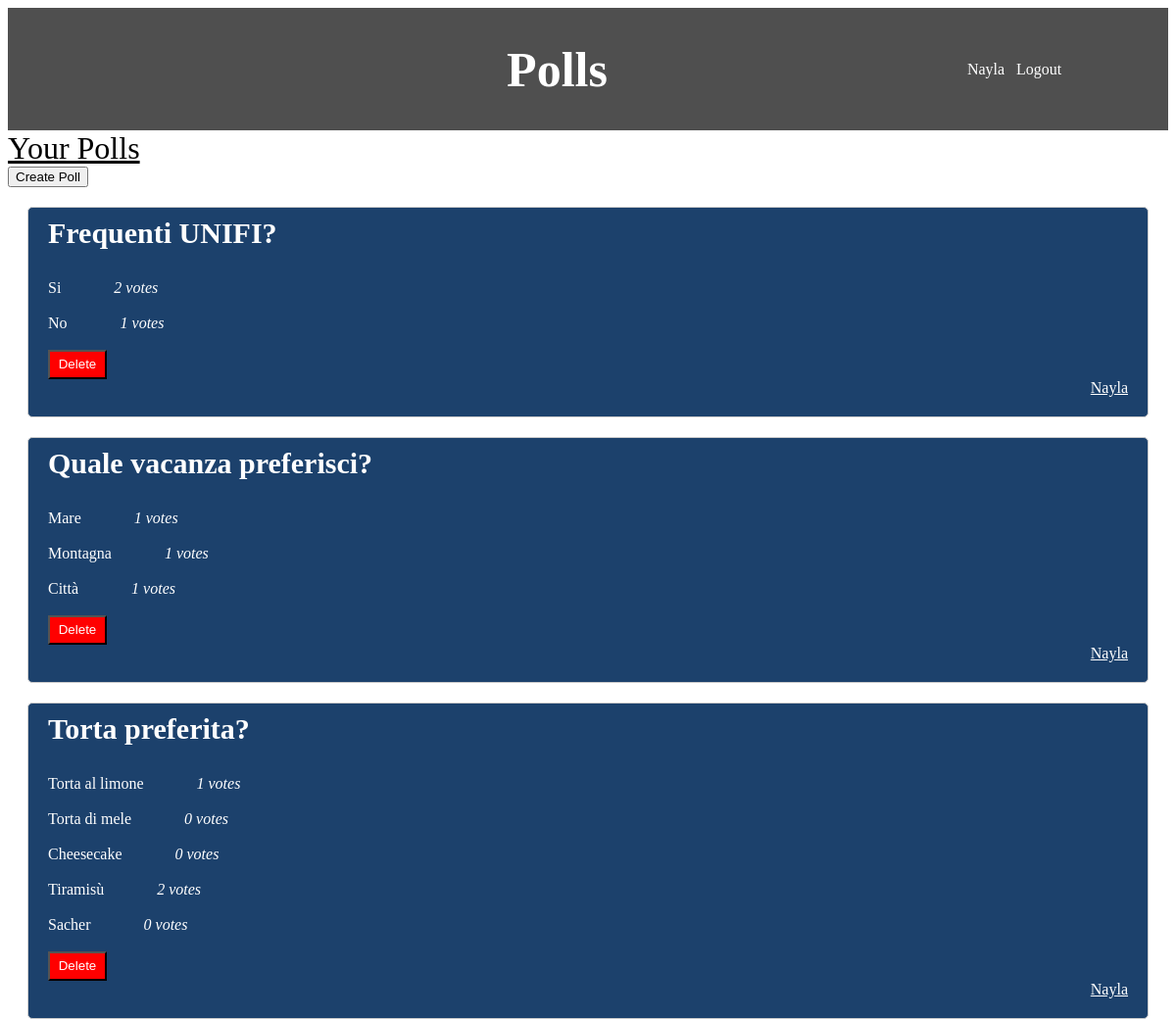
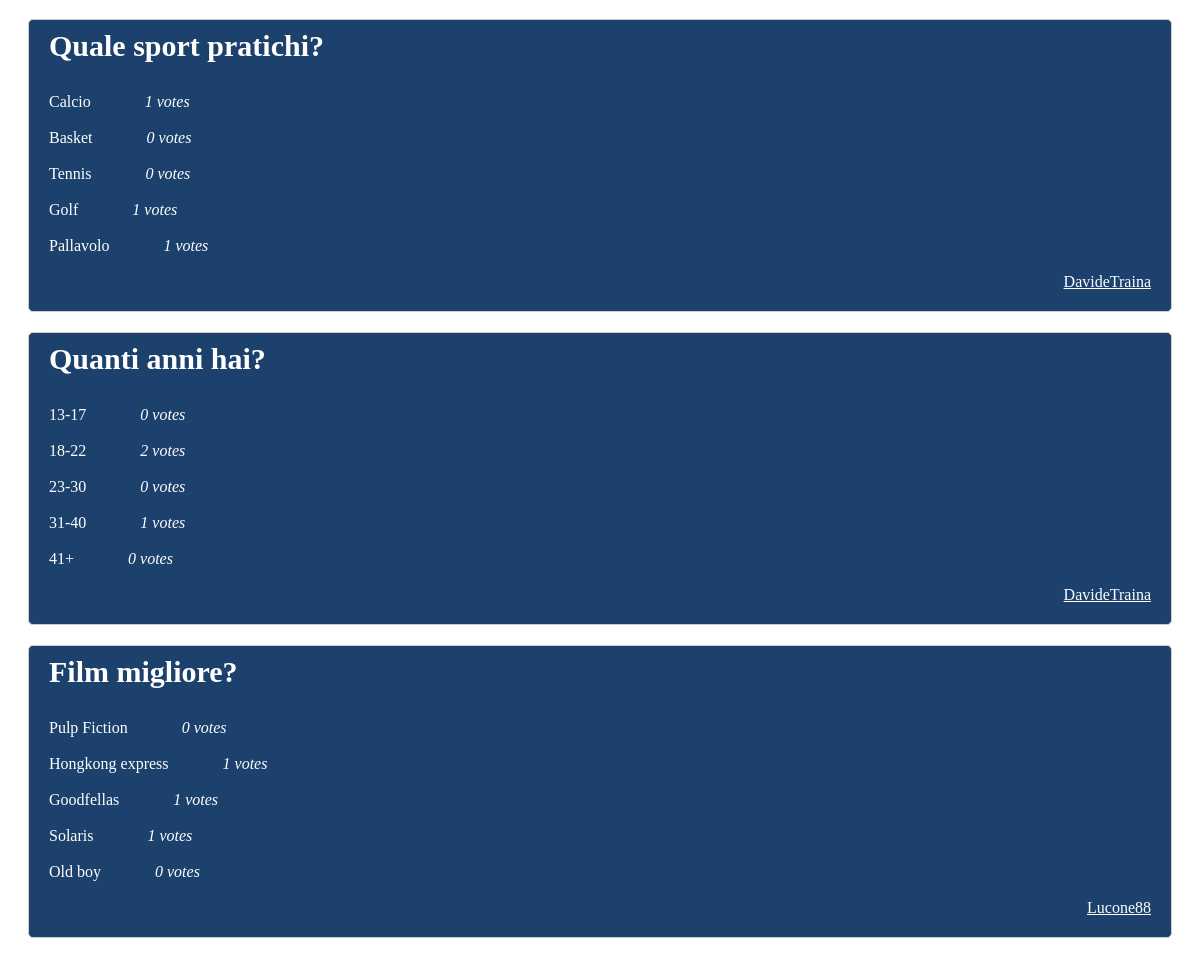
/dashboard/ (signed in), run on the app's committed database (2 pictures, top to bottom).
### polls_app/models.py (models this page shows, shortened)
class Poll(models.Model):
    id = models.AutoField(primary_key=True)
    title = models.CharField(max_length=100)
    user = models.ForeignKey(User, on_delete=models.CASCADE)
    responded_users = models.ManyToManyField(User, related_name='answered_polls', blank=True, default=None)

class Option(models.Model):
    text = models.CharField(max_length=200)
    poll = models.ForeignKey(Poll, related_name='option', on_delete=models.CASCADE)
    votes = models.IntegerField(default=0)

### polls_app/views.py (the view)
# urls.py: path('dashboard/', dashboard, name='Dashboard'),
def dashboard(request):
    polls = Poll.objects.all()
    return render(request, 'Dashboard.html', {'polls': polls})

### polls_app/templates/Dashboard.html (shortened to what this page needs)
<!DOCTYPE html>
<html>
    <head>
        <link rel="stylesheet" href="../static/style.css">
    </head>
    <body>
    <div class="navbar">
        <h1 class="main-title">Polls</h1>
        <p class="nav-item">{{ user.username }}</p>
        <a class="nav-item" href="{% url 'Login' %}">Logout</a>
    </div>
        <a href="{% url 'UserPolls' user.id %}" style="color: black; text-decoration: underline; font-size: xx-large">Your Polls</a>
    <br>
        <button>
            <a class="new-poll" href="{% url 'Poll_Creation' %}">Create Poll</a>
        </button>
        {% for poll in polls %}
            <div class="poll-view" style="background-color: rgb(28,65,108); color: white">
            <h3 class="poll-title">{{ poll.title }}</h3>
                {% for option in poll.option.all %}
                    <form method="POST" action="{% url 'vote' poll.id option.id %}">
                        <div>{{ option.text }}
                            <i class="votes" style="margin-left: 50px">{{ option.votes }} votes</i>
                        </div>
                        <br>
                    </form>
                {% endfor %}
                 {% if user == poll.user %}
                     <form method="POST" action="{% url 'Delete_poll' poll.id %}">
                        <button class="delete" style=" height: 30px; width: 60px; color: white; background-color: red;" type="submit">
                        Delete
                        </button>
                    </form>
                {% endif %}
                <a class="author" style="color: white; text-decoration: underline" href="{% url 'UserPolls' poll.user.id %}">{{ poll.user }}</a>
            </div>
        {% empty %}
            <p>No polls available.</p>
        {% endfor %}
    </body>
</html>

### polls_app/static/style.css (style rules this page uses)
.poll-view { margin: 20px; padding: 20px; border: 1px solid #ccc; border-radius: 5px; background-color: #2e353d }
.main-title { align-self: center; margin-left: 43%; margin-right: 30%; font-size: 50px; font-family:Algerian; }
.navbar { background-color: #4f4f4f; color: white; align-items: center; display: flex; }
.nav-item { margin-left: 1% }
a { color: white; text-decoration: none; }
.new-poll { color: black !important; }
.poll-title { font-size: 30px; margin-top: -1%; font-family: Calibri; }
.author { display: block; text-align: right; }

### data on the page
Poll: title "Frequenti UNIFI?", shows "Delete", user "Nayla"
Option: text "Si", votes "2"
Option: text "No", votes "1"
Poll: title "Quale vacanza preferisci?", shows "Delete", user "Nayla"
Option: text "Mare", votes "1"
Option: text "Montagna", votes "1"
Option: text "Città", votes "1"
Poll: title "Torta preferita?", shows "Delete", user "Nayla"
Option: text "Torta al limone", votes "1"
Option: text "Torta di mele", votes "0"
Option: text "Cheesecake", votes "0"
Option: text "Tiramisù", votes "2"
Option: text "Sacher", votes "0"
Poll: title "Quale sport pratichi?", user "DavideTraina"
Option: text "Calcio", votes "1"
Option: text "Basket", votes "0"
Option: text "Tennis", votes "0"
Option: text "Golf", votes "1"
Option: text "Pallavolo", votes "1"
Poll: title "Quanti anni hai?", user "DavideTraina"
Option: text "13-17", votes "0"
Option: text "18-22", votes "2"
Option: text "23-30", votes "0"
Option: text "31-40", votes "1"
Option: text "41+", votes "0"
Poll: title "Film migliore?", user "Lucone88"
Option: text "Pulp Fiction", votes "0"
Option: text "Hongkong express", votes "1"
Option: text "Goodfellas", votes "1"
Option: text "Solaris", votes "1"
Option: text "Old boy", votes "0"

### other printed values
{{ user.username }} "Nayla"
